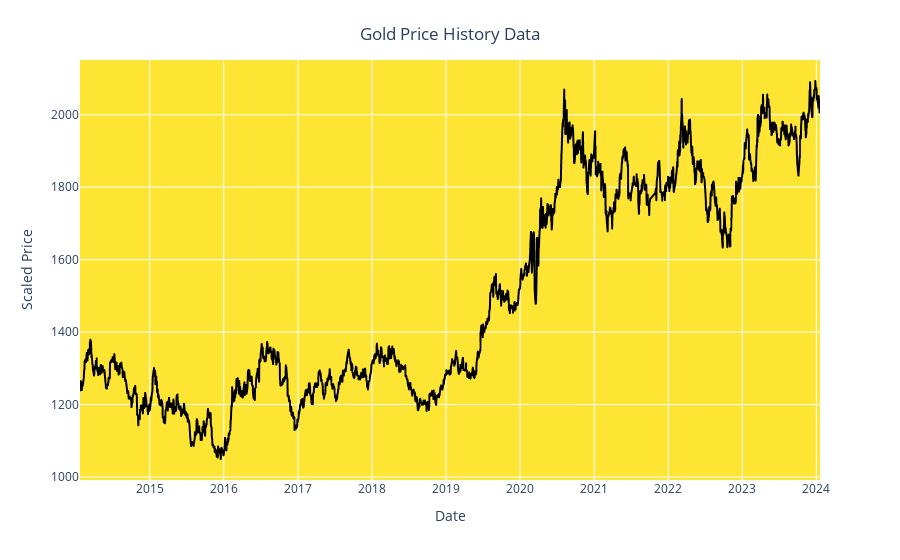

The notebook cell saved with this chart:
### Markdown cell above
### EDA

### Code cell
# Visulize the gold price of preivous 10 years.
fig=px.line(y=df.Close, x=df.Date)
fig.update_traces(line_color='black') 
fig.update_layout(xaxis_title="Date", 
                  yaxis_title="Scaled Price",
                  title={'text': "Gold Price History Data", 'y':0.95, 'x':0.5, 'xanchor':'center', 'yanchor':'top'},
                  plot_bgcolor='rgba(255,223,0,0.8)')

### Figure 1 — Plotly figure (JSON) as saved in the notebook; plotly's stock layout.template omitted (floating-point values rounded to 4 significant figures; data arrays with more than 128 entries replaced by an {"elided": "..."} marker saying what was removed)
{"data": [{"hovertemplate": "x=%{x}<br>y=%{y}<extra></extra>", "legendgroup": "", "line": {"color": "black", "dash": "solid"}, "marker": {"symbol": "circle"}, "mode": "lines", "name": "", "showlegend": false, "type": "scattergl", "x": {"elided": "2511 str values"}, "xaxis": "x", "y": {"elided": "2511 float values"}, "yaxis": "y"}], "layout": {"legend": {"tracegroupgap": 0}, "margin": {"t": 60}, "plot_bgcolor": "rgba(255,223,0,0.8)", "title": {"text": "Gold Price History Data", "x": 0.5, "xanchor": "center", "y": 0.95, "yanchor": "top"}, "xaxis": {"anchor": "y", "domain": [0, 1], "title": {"text": "Date"}}, "yaxis": {"anchor": "x", "domain": [0, 1], "title": {"text": "Scaled Price"}}}}
